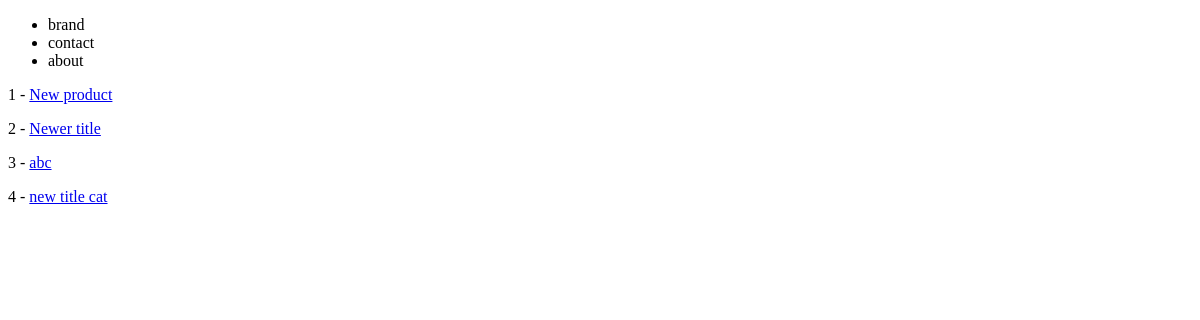
The app's page /products/, older data.
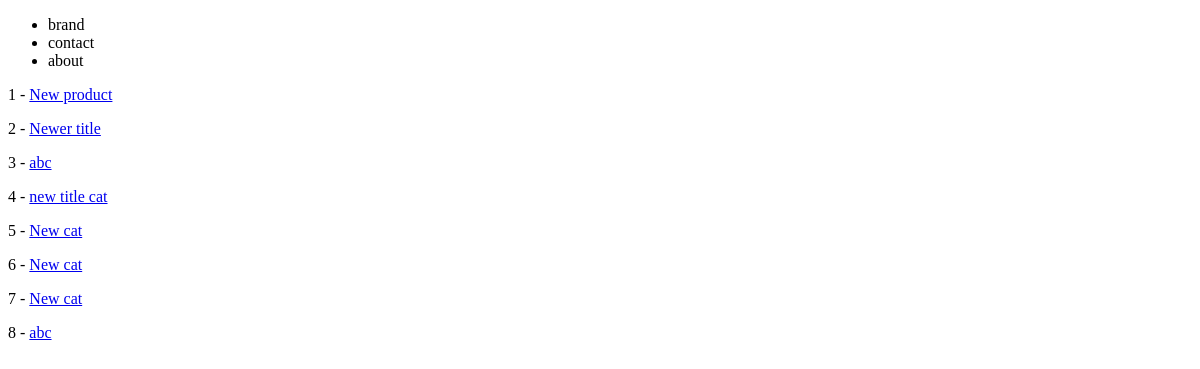
The same page, newer data.
### products/models.py (models this page shows)
class Product(models.Model):
    title       = models.CharField(max_length=120) # max_length = is required
    description = models.TextField(blank=True, null=True)
    price       = models.DecimalField(decimal_places=2, max_digits=1000)
    summary     = models.TextField(blank=False, null=False) # this field is not required. This field can be empty in the database.
    featured    = models.BooleanField(default=False) # null=True, default=True
    def get_absolute_url(self):
        return reverse("products:product-detail", kwargs={"id":self.id}) # f"/products/{self.id}/

### products/views.py (the view)
# urls.py: path('', product_list_view, name='product-list'),
def product_list_view(request):
    queryset = Product.objects.all() # list of objects
    context = {
        'object_list' : queryset
    }
    return render (request, 'products/product_list.html', context)

### products/templates/products/product_list.html
{% extends 'base.html' %}
{% block content %}
{% for instance in object_list %}
    <p>{{ instance.id }} - <a href="{{ instance.get_absolute_url }}"> {{ instance.title }}</a></p>
{% endfor %}
{% endblock %}

Row changes from the older to the newer data that the page shows:
added Product: id "5", title "New cat"
added Product: id "6", title "New cat"
added Product: id "7", title "New cat"
added Product: id "8", title "abc"
